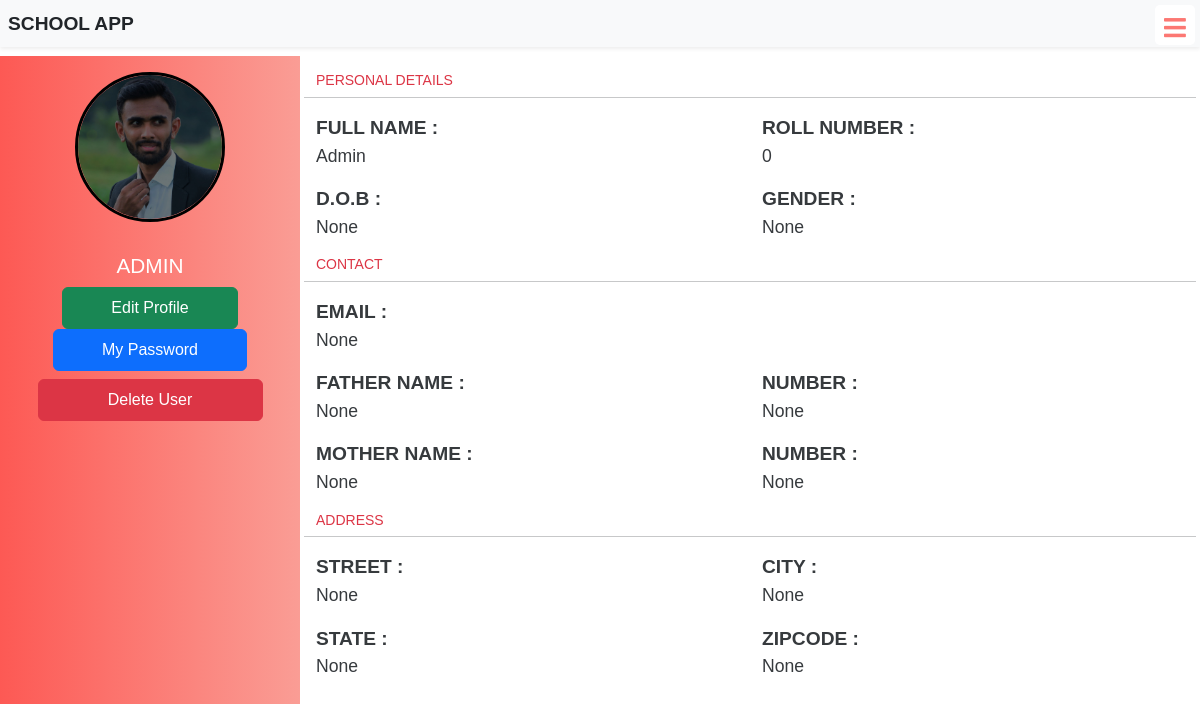
Screenshot of /profile/1 (signed in) with the database file from the repository.
### schoolapp/models.py (models this page shows, shortened)
class StudentDetails(models.Model):
    user_id = models.IntegerField(blank = True, null=True)
    profile_image = models.ImageField(upload_to='media/profile',blank=True,null=True)
    student = models.OneToOneField(User, on_delete=models.CASCADE)
    full_name = models.CharField(max_length=100)
    roll_no = models.CharField(max_length=100)
    stu_class = models.IntegerField()
    date_of_birth = models.DateField( blank=True, null=True)
    gender = models.CharField(max_length=10,blank=True, null=True)
    street = models.CharField(max_length=100, blank=True, null=True )
    city = models.CharField(max_length=50, blank=True, null=True )
    state = models.CharField(max_length=50, blank=True, null=True )
    zip_code = models.CharField(max_length=10, blank=True, null=True )
    phone_number = models.CharField(max_length=15, blank=True, null=True )
    email = models.EmailField(blank=True, null=True )
    father_name = models.CharField(max_length=50, blank=True, null=True )
    father_contact = models.CharField(max_length=15, blank=True, null=True )
    mother_name = models.CharField(max_length=50, blank=True, null=True )
    mother_contact = models.CharField(max_length=15, blank=True, null=True )# Contact Information
    phone_number = models.CharField(max_length=15, blank=True, null=True)
    email = models.EmailField(blank=True, null=True)
    father_name = models.CharField(max_length=50, blank=True, null=True)
    father_contact = models.CharField(max_length=15, blank=True, null=True)
    mother_name = models.CharField(max_length=50, blank=True, null=True)
    mother_contact = models.CharField(max_length=15, blank=True, null=True)

### schoolapp/views.py (the view)
# urls.py: path("profile/<int:id>",views.profile_page,name="profile_page"),
@login_required(login_url="signin")
def profile_page(request,id):
    if request.method == 'POST':
        image = request.FILES['profile_image']
        student = StudentDetails.objects.get(id=id)
        student.profile_image = image
        student.save()
    context = {
        'user':StudentDetails.objects.get(user_id=id)
    }
    return render(request,"profile-page.html",context=context)

### templates/profile-page.html (shortened to what this page needs)
{% extends "base.html" %}
{% load static %}
{% block body %}
<div class="container-fluid " style="margin-top: 2rem;">
    <div class="row">
        <div class=" col-12 col-md-3 m-0 p-0">
            <div class="d-none d-md-block left-section left-desktop text-center pt-3">
                {%if user.profile_image %}
                <img src="{{user.profile_image.url}}" class="p-0 m-0" alt="" width="100px" id="output-img1"
                    data-toggle="modal" data-target="#exampleModal"><br>
                {% else %}
                <img src="https://cdn-icons-png.flaticon.com/512/3135/3135715.png" class="p-0 m-0" alt="" width="100px"
                    id="output-img2" data-toggle="modal" data-target="#exampleModal">
                {% endif %}
                <br>
                <h3 class="text-uppercase pt-2">{{user.full_name}}</h3>
                <button class="btn btn-success py-2 px-5"><a href="{% url 'edit-student-profile' user.id %}"
                        class="text-white text-decoration-none">Edit Profile</a></button>
                <button class="btn btn-primary py-2 px-5"><a href="{% url 'change_password' %}"
                        class="text-white text-decoration-none">My Password</a></button>
                {% if request.user.is_staff %}
                <button class="btn btn-danger py-2 px-5 w-75 mt-2"><a href="{% url 'change_password' %}"
                        class="text-white text-decoration-none">Delete User</a></button>
                {% endif %}
            </div>
        </div>
        <div class="col-12 col-md-9 m-0 p-0">
            <div class="right-section p-3">
                <div class="row">
                    <h5 class="small text-danger text-uppercase">Personal Details</h5>
                    <hr>
                    <p class="col-12 col-md-6"> <span>Full Name : </span> <br>{{user.full_name}}</p>
                    <p class="col-12 col-md-6"> <span>Roll Number : </span> <br> {{user.roll_no}}</p>
                    <p class="col-12 col-md-6"> <span>D.O.B : </span> <br> {{user.date_of_birth}}</p>
                    <p class="col-12 col-md-6"> <span>Gender : </span> <br> {{user.gender}}</p>
                    <h5 class="small text-danger text-uppercase">Contact</h5>
                    <hr>
                    <p class="col-12"> <span>Email : </span> <br> {{user.email}}</p>
                    <p class="col-12 col-md-6"> <span>Father Name : </span> <br> {{user.father_name}}</p>
                    <p class="col-12 col-md-6"> <span>Number : </span> <br> {{user.father_contact}}</p>
                    <p class="col-12 col-md-6"> <span>Mother Name : </span> <br> {{user.mother_name}}</p>
                    <p class="col-12 col-md-6"> <span>Number : </span> <br> {{user.mother_contact}}</p>
                    <h5 class="small text-danger text-uppercase">Address</h5>
                    <hr>
                    <p class="col-12 col-md-6"> <span>Street : </span> <br>{{user.street}}</p>
                    <p class="col-12 col-md-6"> <span>City : </span> <br> {{user.city}}</p>
                    <p class="col-12 col-md-6"> <span>State : </span> <br> {{user.state}}</p>
                    <p class="col-12 col-md-6"> <span>Zipcode : </span> <br> {{user.zip_code}}</p>
                </div>
            </div>
        </div>
    </div>
</div>
{% endblock body %}

### templates/profile-page.html (style rules this page uses)
body { box-sizing: border-box; padding: 0; margin: 0; overflow-x: hidden; font-family: Arial, Helvetica, sans-serif; }
h3 { font-size: 1.3rem; color: white; }
span { text-transform: uppercase; font-weight: 700; font-size: 1.2rem; }
p { font-size: 1.1rem; opacity: .9; }
.left-section { min-height: 100vh; }
.right-section { height: 100vh; }
img { border-radius: 50%; border: 3px solid black; width: 150px; height: 150px; cursor: pointer; }
.left-desktop { background-image: linear-gradient(to left, #fa9d95, #fd5954); }

### templates/base.html (style rules this page uses)
body { font-family: Arial, Helvetica, sans-serif; }
* { margin: 0; padding: 0; text-decoration: none; }
:root { --accent-color: #fff; --gradient-color: #FBFBFB; }
body { margin: 0 !important; padding: 0 !important; }

### rows the page displays
StudentDetails: profile_image (picture), full_name "ADMIN", full_name "Admin", roll_no "0", date_of_birth "None", gender "None", email "None", father_name "None", father_contact "None", mother_name "None", mother_contact "None", street "None", city "None", state "None", zip_code "None"
